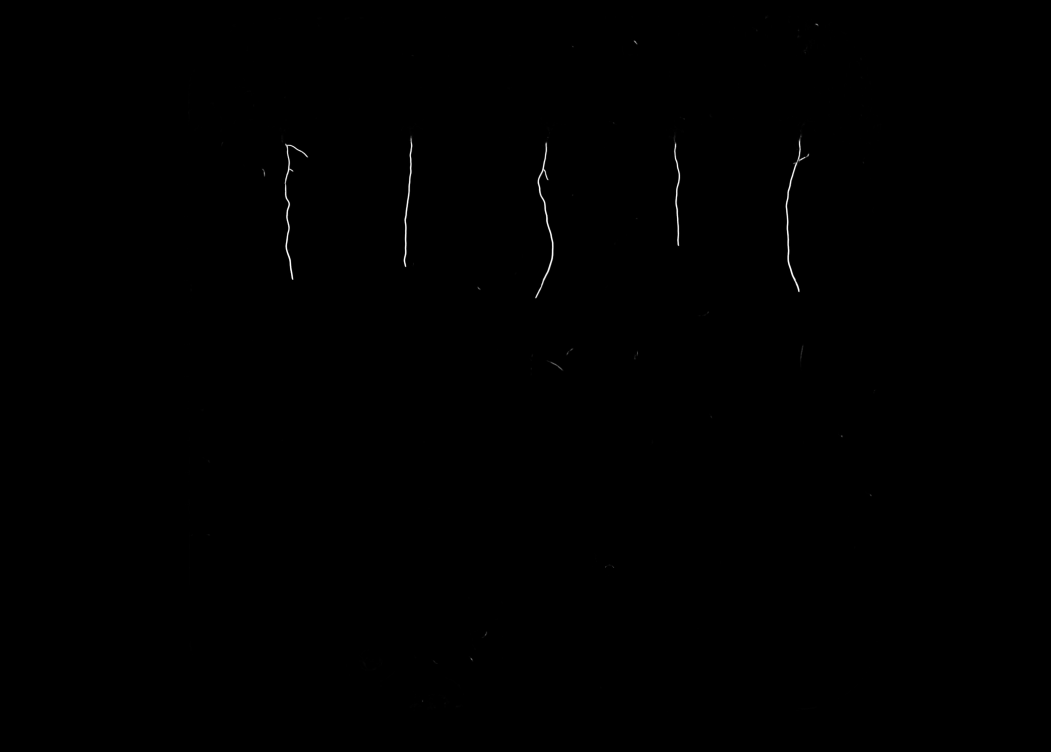
#> input picture Artificial Intelligence Scientist - Computer Vision & Robotics NPEC/1. Computer Vision/Task8/images_mask/test_image_1_root_mask_predicted.png, 4202 x 3006 px, found by its file name (shown at 1/4 size); the run also reads 1 picture not shown here
$ jupyter execute --allow-errors task_8.ipynb
#> lines starting #> are read from the running program, lines starting #| are printed output that depends on the picture; after the words box and inside, x2 and y2 are one past the last pixel; in counts of white or black regions, pixels touching at a corner belong together
[cell 1]
import cv2
import numpy as np
import matplotlib.pyplot as plt


import pandas as pd
import os
import random
import shutil
from shutil import copy
from collections import defaultdict
import tensorflow as tf
import keras.backend as K
from patchify import patchify, unpatchify
import glob
from tensorflow.keras.preprocessing.image import ImageDataGenerator
from keras.optimizers import Adam

---
### Training model to predict roots

[cell 2]
# [15 lines left out: function padder, not called in this run]

[cell 3]
def create_and_save_patches(dataset_type, patch_size, scaling_factor,mask_type):

    for image_path in glob.glob(f'Images for model/{mask_type}/{dataset_type}_images/{dataset_type}/*.png'):
        mask_suffix = f'_{mask_type}_mask.tif'
        path = f'Images for model/{mask_type}'
        mask_path = image_path.replace('images', 'masks').replace('.png', mask_suffix)

        image = cv2.imread(image_path)
        image = padder(image, patch_size)
        if scaling_factor != 1:
            image = cv2.resize(image, (0,0), fx=scaling_factor, fy=scaling_factor)
        patches = patchify(image, (patch_size, patch_size, 1), step=patch_size)
        patches = patches.reshape(-1, patch_size, patch_size, 1)

        image_patch_path = image_path.replace(path, patch_dir)
        for i, patch in enumerate(patches):
            image_patch_path_numbered = f'{image_patch_path[:-4]}_{i}.png'
            cv2.imwrite(image_patch_path_numbered, patch)

        mask_path = image_path.replace('images', 'masks').replace('.png', mask_suffix)
        mask = cv2.imread(mask_path, 0)
        mask = padder(mask, patch_size)
        if scaling_factor != 1:
            mask = cv2.resize(mask, (0,0), fx=scaling_factor, fy=scaling_factor)
        patches = patchify(mask, (patch_size, patch_size), step=patch_size)
        patches = patches.reshape(-1, patch_size, patch_size, 1)

        mask_patch_path = mask_path.replace(path, patch_dir)
        for i, patch in enumerate(patches):
            mask_patch_path_numbered = f'{mask_patch_path[:-4]}_{i}.png'
            cv2.imwrite(mask_patch_path_numbered, patch)

[cell 4]
# Let's implement two custom metrics f1 score and iou
# [25 lines left out: functions f1, iou, not called in this run]

[cell 5]
# U-Net model
# Author: Sreenivas Bhattiprolu
# This code is coming from the videos at the beginning
from keras.models import Model
import keras.backend as K
from keras.layers import Input, Conv2D, MaxPooling2D, UpSampling2D, concatenate, Conv2DTranspose, BatchNormalization, Dropout, Lambda

def simple_unet_model(IMG_HEIGHT, IMG_WIDTH, IMG_CHANNELS, lr):
# Build the model
    inputs = Input((IMG_HEIGHT, IMG_WIDTH, IMG_CHANNELS))
    s = inputs

    # Contraction path
    c1 = Conv2D(16, (3, 3), activation='relu', kernel_initializer='he_normal', padding='same')(s)
    c1 = Dropout(0.1)(c1)
    c1 = Conv2D(16, (3, 3), activation='relu', kernel_initializer='he_normal', padding='same')(c1)
    p1 = MaxPooling2D((2, 2))(c1)

    c2 = Conv2D(32, (3, 3), activation='relu', kernel_initializer='he_normal', padding='same')(p1)
    c2 = Dropout(0.1)(c2)
    c2 = Conv2D(32, (3, 3), activation='relu', kernel_initializer='he_normal', padding='same')(c2)
    p2 = MaxPooling2D((2, 2))(c2)

    c3 = Conv2D(64, (3, 3), activation='relu', kernel_initializer='he_normal', padding='same')(p2)
    c3 = Dropout(0.2)(c3)
    c3 = Conv2D(64, (3, 3), activation='relu', kernel_initializer='he_normal', padding='same')(c3)
    p3 = MaxPooling2D((2, 2))(c3)

    c4 = Conv2D(128, (3, 3), activation='relu', kernel_initializer='he_normal', padding='same')(p3)
    c4 = Dropout(0.2)(c4)
    c4 = Conv2D(128, (3, 3), activation='relu', kernel_initializer='he_normal', padding='same')(c4)
    p4 = MaxPooling2D(pool_size=(2, 2))(c4)

    c5 = Conv2D(256, (3, 3), activation='relu', kernel_initializer='he_normal', padding='same')(p4)
    c5 = Dropout(0.3)(c5)
    c5 = Conv2D(256, (3, 3), activation='relu', kernel_initializer='he_normal', padding='same')(c5)

    # Expansive path
    u6 = Conv2DTranspose(128, (2, 2), strides=(2, 2), padding='same')(c5)
    u6 = concatenate([u6, c4])
    c6 = Conv2D(128, (3, 3), activation='relu', kernel_initializer='he_normal', padding='same')(u6)
    c6 = Dropout(0.2)(c6)
    c6 = Conv2D(128, (3, 3), activation='relu', kernel_initializer='he_normal', padding='same')(c6)

    u7 = Conv2DTranspose(64, (2, 2), strides=(2, 2), padding='same')(c6)
    u7 = concatenate([u7, c3])
    c7 = Conv2D(64, (3, 3), activation='relu', kernel_initializer='he_normal', padding='same')(u7)
    c7 = Dropout(0.2)(c7)
    c7 = Conv2D(64, (3, 3), activation='relu', kernel_initializer='he_normal', padding='same')(c7)

    u8 = Conv2DTranspose(32, (2, 2), strides=(2, 2), padding='same')(c7)
    u8 = concatenate([u8, c2])
    c8 = Conv2D(32, (3, 3), activation='relu', kernel_initializer='he_normal', padding='same')(u8)
    c8 = Dropout(0.1)(c8)
    c8 = Conv2D(32, (3, 3), activation='relu', kernel_initializer='he_normal', padding='same')(c8)

    u9 = Conv2DTranspose(16, (2, 2), strides=(2, 2), padding='same')(c8)
    u9 = concatenate([u9, c1], axis=3)
    c9 = Conv2D(16, (3, 3), activation='relu', kernel_initializer='he_normal', padding='same')(u9)
    c9 = Dropout(0.1)(c9)
    c9 = Conv2D(16, (3, 3), activation='relu', kernel_initializer='he_normal', padding='same')(c9)

    outputs = Conv2D(1, (1, 1), activation='sigmoid')(c9)

    model = Model(inputs=[inputs], outputs=[outputs])
    optimizer = Adam(lr=lr)
    model.compile(optimizer=optimizer,
                  loss='binary_crossentropy',
                  metrics=['accuracy', f1, iou])
    model.summary()

    return model

[cell 6]
patch_size = 128
scaling_factor = 1

[cell 7]
mask_type = 'root'

[cell 8]
patch_dir = 'Images for model/root_patched'
for subdir in ['train_images/train', 'train_masks/train', 'val_images/val', 'val_masks/val','test_images/test','test_masks/test']:
    os.makedirs(os.path.join(patch_dir, subdir), exist_ok=True)

[cell 9]
create_and_save_patches('train', patch_size, scaling_factor, mask_type= mask_type)
create_and_save_patches('val', patch_size, scaling_factor, mask_type= mask_type)

#> (a cell that did not finish here is left out)

#> (a cell that did not finish here is left out)

#> further down, mask is the input picture: shape (3006, 4202); min 0, max 255, mean 0.3

from keras.callbacks import EarlyStopping

cb = EarlyStopping(monitor='val_iou',
                   patience=7   ,
                   restore_best_weights='True',
                   mode='max')

#> (a cell that did not finish here is left out)

Preparation of plant images

[cell 13]
input_dir = r'C:\Users\domin\Desktop\Year 2 Block B\2023-24b-fai2-adsai-DominikSzewczyk224180\1. Computer Vision\Task8\images'
output_dir = r'C:\Users\domin\Desktop\Year 2 Block B\2023-24b-fai2-adsai-DominikSzewczyk224180\1. Computer Vision\Task8\images_mask'

os.makedirs(output_dir, exist_ok=True)

image_files = [f for f in os.listdir(input_dir) if f.endswith('.tif')]

# Loop through each image file
for image_file in image_files:
    image_path = os.path.join(input_dir, image_file)

    # Read the image
    image = cv2.imread(image_path)
    image = padder(image, patch_size)

    patches = patchify(image, (patch_size, patch_size, 1), step=patch_size)

    i = patches.shape[0]
    j = patches.shape[1]

    patches = patches.reshape(-1, patch_size, patch_size, 1)
    patches.shape

    preds = model_root.predict(patches/255)

    preds = preds.reshape(i, j, 128, 128)

    predicted_mask = unpatchify(preds, (image.shape[0], image.shape[1]))

    # Cropping the predicted mask
    crop_top, crop_bottom, crop_left, crop_right = 33, 33, 11, 11
    predicted_mask = predicted_mask[crop_top:-crop_bottom, crop_left:-crop_right]

    # Apply thresholding to the predicted mask if needed
    # threshold = 0.5
    # predicted_mask = (predicted_mask > threshold).astype(np.uint8)

    output_filename = image_file.replace('.tif', '_root_mask_predicted.png')
    output_file = os.path.join(output_dir, output_filename)
    cv2.imwrite(output_file, predicted_mask * 255)

[cell 14]
def visualize_detected_instances(mask_path):
    combined_mask = cv2.imread(mask_path, cv2.IMREAD_GRAYSCALE)
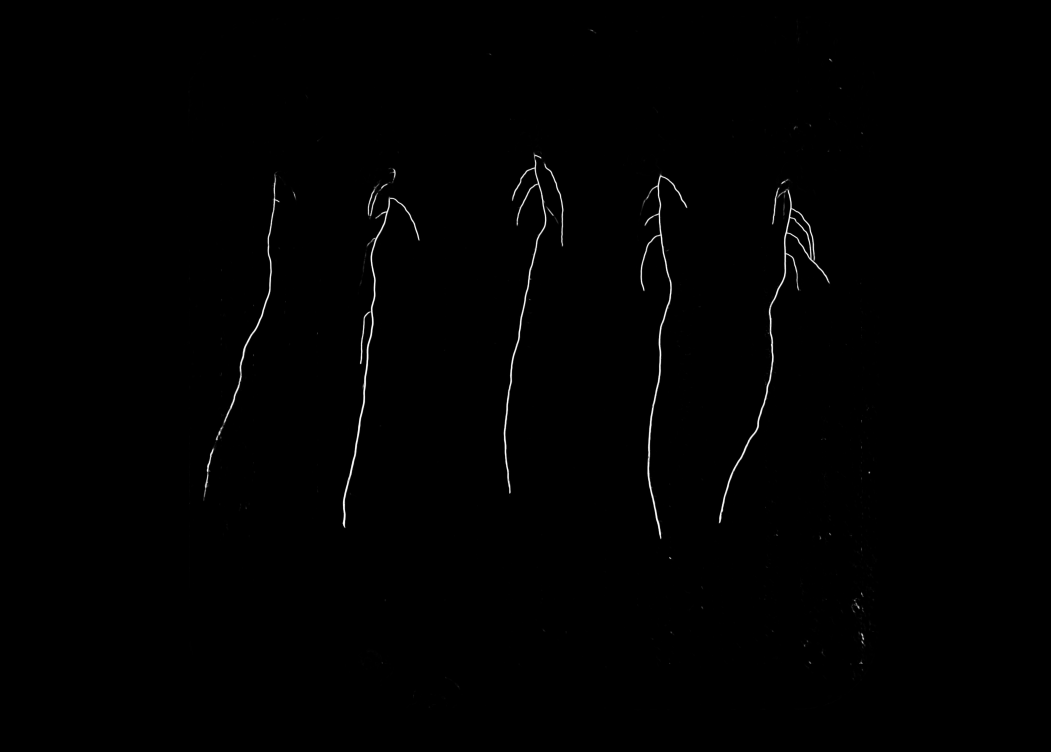
#> input picture Artificial Intelligence Scientist - Computer Vision & Robotics NPEC/1. Computer Vision/Task8/images_mask/test_image_3_root_mask_predicted.png, 4202 x 3006 px, found by its file name (shown at 1/4 size)
#> combined_mask is the input picture: shape (3006, 4202); min 0, max 255, mean 1.2

    cv2.line(combined_mask, (1377, 0), (1350, combined_mask.shape[0]), (0, 0, 0), thickness=5)
    cv2.line(combined_mask, (1895, 0), (2000, combined_mask.shape[0]), (0, 0, 0), thickness=5)
    cv2.line(combined_mask, (2515, 0), (2500, combined_mask.shape[0]), (0, 0, 0), thickness=5)
    cv2.line(combined_mask, (2920, 0), (3000, combined_mask.shape[0]), (0, 0, 0), thickness=5)

    combined_mask = cv2.medianBlur(combined_mask, 7)
    _, thresholded = cv2.threshold(combined_mask, 2, 255, cv2.THRESH_BINARY)
#> thresholded: shape (3006, 4202); 1% white; 249 white regions (89 under 20 px), largest, box (x1, y1, x2, y2) and area: (2972, 712, 3322, 1822) 24858, (2013, 607, 2256, 1976) 23028, (2558, 681, 2752, 2158) 22861

    kernel = np.ones((5, 5), np.uint8)
    morphed = cv2.morphologyEx(thresholded, cv2.MORPH_CLOSE, kernel)
#> morphed: shape (3006, 4202); 1% white; 239 white regions (84 under 20 px), largest, box (x1, y1, x2, y2) and area: (2972, 712, 3322, 1822) 25096, (2013, 607, 2256, 1976) 23094, (2558, 681, 2752, 2158) 22911
    morphed = cv2.morphologyEx(morphed, cv2.MORPH_OPEN, kernel)
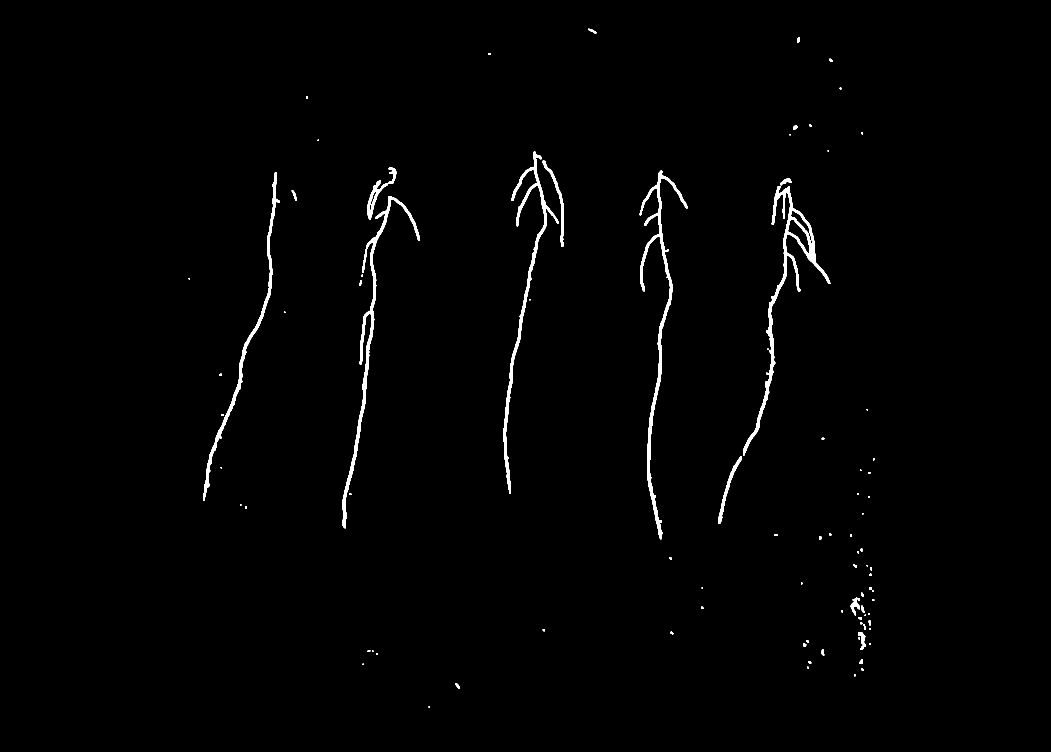
#> morphed: shape (3006, 4202) (shown at 1/4 size); 0.97% white; 94 white regions

    contours, _ = cv2.findContours(morphed, cv2.RETR_EXTERNAL, cv2.CHAIN_APPROX_SIMPLE)
#> contours = 94 contours, 16 with area under 20; largest, box (x1, y1, x2, y2) and area: (2972, 744, 3321, 1822) 29203, (2559, 682, 2751, 2157) 20756, (1369, 784, 1680, 2113) 18700, (2013, 607, 2235, 1974) 17736, (812, 689, 1119, 2003) 13911


    filtered_contours = [contour for contour in contours if cv2.contourArea(contour) > 3900]
#> filtered_contours = 5 contours; box (x1, y1, x2, y2) and area: (2972, 744, 3321, 1822) 29203, (2559, 682, 2751, 2157) 20756, (1369, 784, 1680, 2113) 18700, (2013, 607, 2235, 1974) 17736, (812, 689, 1119, 2003) 13911

    # contours_to_use = sorted(filtered_contours, key=cv2.contourArea, reverse=True)[:len(filtered_contours)]
    contours_to_use = sorted(filtered_contours, key=lambda c: cv2.boundingRect(c)[0])
#> contours_to_use has the same summary as filtered_contours

    instance_id = 0
    for contour in contours_to_use:
        x, y, w, h = cv2.boundingRect(contour)
        cv2.putText(combined_mask, str(instance_id), (x, y - 10), cv2.FONT_HERSHEY_SIMPLEX, 0.5, (255, 255, 255), 2)
        cv2.rectangle(combined_mask, (x, y), (x + w, y + h), (255, 255, 255), 3)
        instance_id += 1
#> this loop made 5 passes
#> (x, y, w, h) on passes 1 to 5: (812, 689, 307, 1314), (1369, 784, 311, 1329), (2013, 607, 222, 1367), (2559, 682, 192, 1475), (2972, 744, 349, 1078)
#> after the loop, instance_id = 5


    plt.imshow(combined_mask, cmap='gray')
    plt.show()

[cell 15]
mask_path = r"C:\Users\domin\Desktop\Year 2 Block B\2023-24b-fai2-adsai-DominikSzewczyk224180\1. Computer Vision\Task8\images_mask\test_image_1_root_mask_predicted.png"
mask = cv2.imread(mask_path, 0)

plt.imshow(mask, cmap='gray')

[cell 16]
mask_path = r"C:\Users\domin\Desktop\Year 2 Block B\2023-24b-fai2-adsai-DominikSzewczyk224180\1. Computer Vision\Task8\images_mask\test_image_3_root_mask_predicted.png"
visualize_detected_instances(mask_path)

[cell 17]
def save_detected_instances_with_crop(original_image_path, mask_path, save_path):
    original_image = cv2.imread(original_image_path)
    combined_mask = cv2.imread(mask_path, cv2.IMREAD_GRAYSCALE)
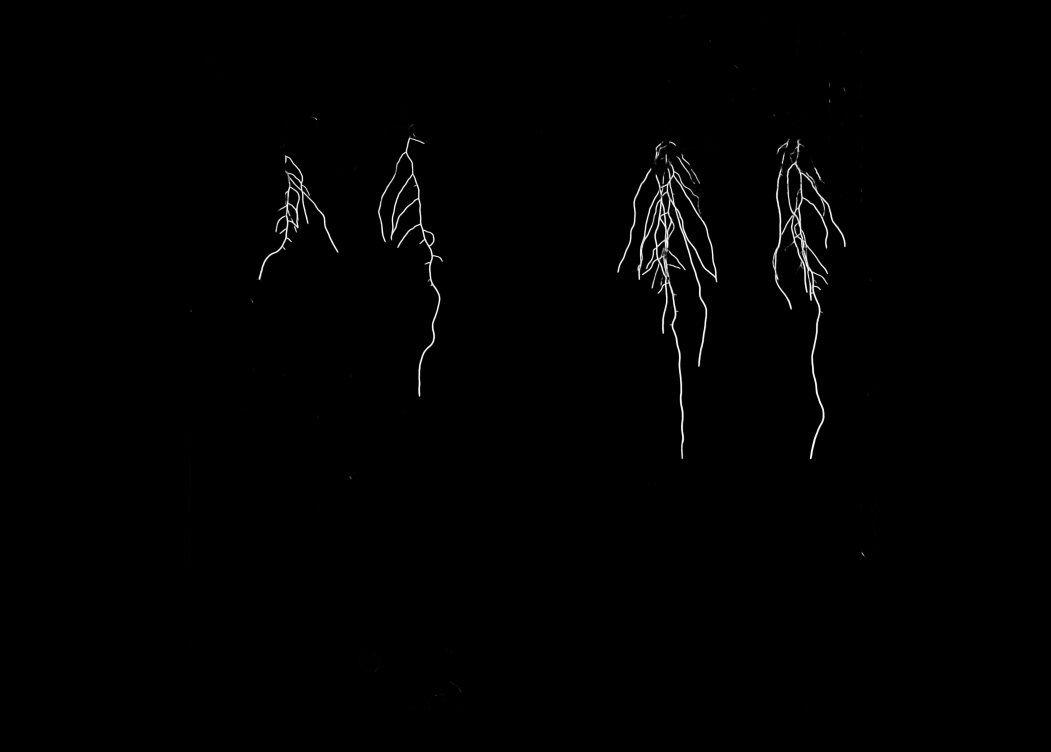
#> input picture Artificial Intelligence Scientist - Computer Vision & Robotics NPEC/1. Computer Vision/Task8/images_mask/test_image_11_root_mask_predicted.png, 4202 x 3006 px, found by its file name (shown at 1/4 size)
#> combined_mask is the input picture: shape (3006, 4202); min 0, max 255, mean 1.6

    cv2.line(combined_mask, (1377, 0), (1350, combined_mask.shape[0]), (0, 0, 0), thickness=5)
    cv2.line(combined_mask, (1895, 0), (2000, combined_mask.shape[0]), (0, 0, 0), thickness=5)
    cv2.line(combined_mask, (2515, 0), (2500, combined_mask.shape[0]), (0, 0, 0), thickness=5)
    cv2.line(combined_mask, (2920, 0), (3000, combined_mask.shape[0]), (0, 0, 0), thickness=5)

    _, thresholded = cv2.threshold(combined_mask, 2, 255, cv2.THRESH_BINARY)
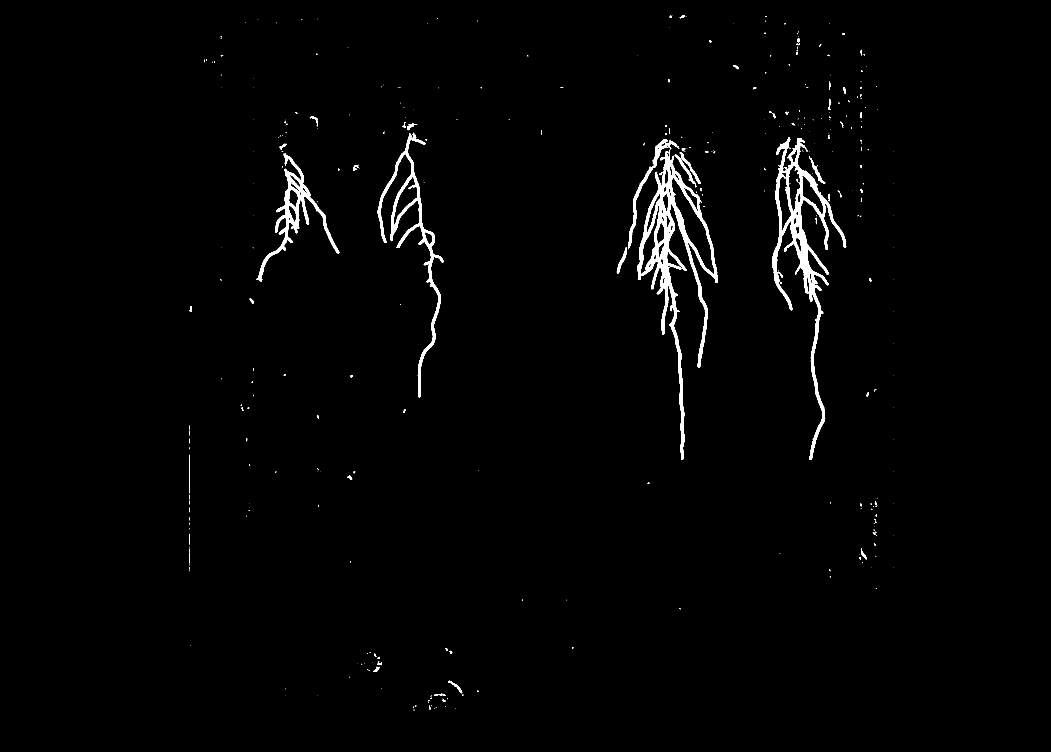
#> thresholded: shape (3006, 4202) (shown at 1/4 size); 1.3% white; 423 white regions (300 under 20 px), largest, box (x1, y1, x2, y2) and area: (2549, 599, 2871, 1839) 57448, (3088, 549, 3385, 1840) 47852, (1511, 531, 1774, 1589) 23905

    kernel = np.ones((5, 5), np.uint8)
    morphed = cv2.morphologyEx(thresholded, cv2.MORPH_CLOSE, kernel)
#> morphed: shape (3006, 4202); 1.4% white; 338 white regions (222 under 20 px), largest, box (x1, y1, x2, y2) and area: (2549, 599, 2871, 1839) 58999, (3088, 549, 3385, 1840) 49102, (1511, 531, 1774, 1589) 24102
    morphed = cv2.morphologyEx(morphed, cv2.MORPH_OPEN, kernel)
#> morphed: shape (3006, 4202); 1.3% white; 57 white regions
#> (the rest of the program and of its run is left out)
